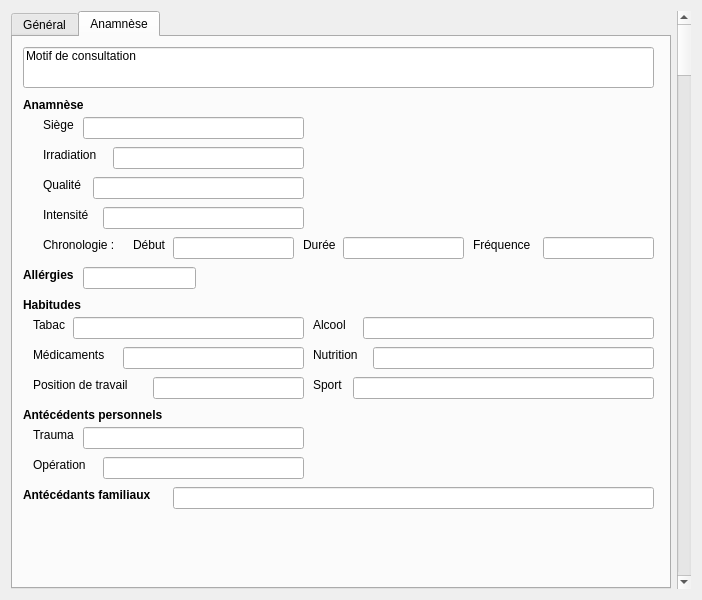
<?xml version="1.0" encoding="UTF-8"?>
<ui version="4.0">
 <class>Bac_a_sable</class>
 <widget class="QDialog" name="Bac_a_sable">
  <property name="geometry">
   <rect>
    <x>0</x>
    <y>0</y>
    <width>702</width>
    <height>600</height>
   </rect>
  </property>
  <property name="windowTitle">
   <string>Dialog</string>
  </property>
  <layout class="QGridLayout" name="gridLayout">
   <item row="0" column="1">
    <widget class="QTabWidget" name="tabWidget">
     <property name="currentIndex">
      <number>1</number>
     </property>
     <widget class="QWidget" name="nameetc">
      <attribute name="title">
       <string>Général</string>
      </attribute>
      <widget class="QLineEdit" name="lineEdit_4">
       <property name="geometry">
        <rect>
         <x>0</x>
         <y>0</y>
         <width>201</width>
         <height>22</height>
        </rect>
       </property>
       <property name="toolTip">
        <string>NOM</string>
       </property>
       <property name="inputMask">
        <string/>
       </property>
       <property name="text">
        <string>NOM</string>
       </property>
      </widget>
      <widget class="QLineEdit" name="lineEdit_5">
       <property name="geometry">
        <rect>
         <x>250</x>
         <y>0</y>
         <width>181</width>
         <height>22</height>
        </rect>
       </property>
       <property name="toolTip">
        <string>Prénom</string>
       </property>
       <property name="inputMask">
        <string/>
       </property>
       <property name="text">
        <string>Prénom</string>
       </property>
      </widget>
      <widget class="QLineEdit" name="lineEdit_6">
       <property name="geometry">
        <rect>
         <x>470</x>
         <y>0</y>
         <width>191</width>
         <height>22</height>
        </rect>
       </property>
       <property name="toolTip">
        <string>Date de naissance</string>
       </property>
       <property name="inputMask">
        <string/>
       </property>
       <property name="text">
        <string>Date de naissance</string>
       </property>
      </widget>
      <widget class="QLineEdit" name="lineEdit">
       <property name="geometry">
        <rect>
         <x>0</x>
         <y>30</y>
         <width>431</width>
         <height>101</height>
        </rect>
       </property>
       <property name="toolTip">
        <string>Adresse</string>
       </property>
       <property name="text">
        <string>Adresse</string>
       </property>
       <property name="alignment">
        <set>Qt::AlignLeading|Qt::AlignLeft|Qt::AlignTop</set>
       </property>
      </widget>
      <widget class="QLineEdit" name="lineEdit_2">
       <property name="geometry">
        <rect>
         <x>470</x>
         <y>50</y>
         <width>191</width>
         <height>22</height>
        </rect>
       </property>
       <property name="toolTip">
        <string>Envoyé par</string>
       </property>
       <property name="text">
        <string>Envoyé par :</string>
       </property>
      </widget>
      <widget class="QLineEdit" name="lineEdit_3">
       <property name="geometry">
        <rect>
         <x>0</x>
         <y>140</y>
         <width>171</width>
         <height>22</height>
        </rect>
       </property>
       <property name="toolTip">
        <string>Tél privé</string>
       </property>
       <property name="text">
        <string>Tel privé</string>
       </property>
      </widget>
      <widget class="QLineEdit" name="lineEdit_7">
       <property name="geometry">
        <rect>
         <x>250</x>
         <y>140</y>
         <width>181</width>
         <height>22</height>
        </rect>
       </property>
       <property name="toolTip">
        <string>Portable</string>
       </property>
       <property name="text">
        <string>Portable</string>
       </property>
      </widget>
      <widget class="QLineEdit" name="lineEdit_8">
       <property name="geometry">
        <rect>
         <x>470</x>
         <y>140</y>
         <width>191</width>
         <height>22</height>
        </rect>
       </property>
       <property name="toolTip">
        <string>Assurance</string>
       </property>
       <property name="text">
        <string>Assurance</string>
       </property>
      </widget>
      <widget class="QLineEdit" name="lineEdit_9">
       <property name="geometry">
        <rect>
         <x>0</x>
         <y>170</y>
         <width>171</width>
         <height>22</height>
        </rect>
       </property>
       <property name="toolTip">
        <string>Profession</string>
       </property>
       <property name="inputMask">
        <string/>
       </property>
       <property name="text">
        <string>Profession</string>
       </property>
      </widget>
     </widget>
     <widget class="QWidget" name="anamn">
      <attribute name="title">
       <string>Anamnèse</string>
      </attribute>
      <widget class="QLineEdit" name="lineEdit_10">
       <property name="geometry">
        <rect>
         <x>10</x>
         <y>10</y>
         <width>631</width>
         <height>41</height>
        </rect>
       </property>
       <property name="text">
        <string>Motif de consultation</string>
       </property>
       <property name="alignment">
        <set>Qt::AlignLeading|Qt::AlignLeft|Qt::AlignTop</set>
       </property>
      </widget>
      <widget class="QLabel" name="label">
       <property name="geometry">
        <rect>
         <x>10</x>
         <y>60</y>
         <width>71</width>
         <height>16</height>
        </rect>
       </property>
       <property name="font">
        <font>
         <weight>75</weight>
         <bold>true</bold>
        </font>
       </property>
       <property name="text">
        <string>Anamnèse</string>
       </property>
       <property name="textFormat">
        <enum>Qt::AutoText</enum>
       </property>
       <property name="wordWrap">
        <bool>false</bool>
       </property>
      </widget>
      <widget class="QLabel" name="label_2">
       <property name="geometry">
        <rect>
         <x>30</x>
         <y>80</y>
         <width>62</width>
         <height>16</height>
        </rect>
       </property>
       <property name="text">
        <string>Siège</string>
       </property>
      </widget>
      <widget class="QLabel" name="label_3">
       <property name="geometry">
        <rect>
         <x>30</x>
         <y>110</y>
         <width>71</width>
         <height>16</height>
        </rect>
       </property>
       <property name="text">
        <string>Irradiation</string>
       </property>
      </widget>
      <widget class="QLabel" name="label_4">
       <property name="geometry">
        <rect>
         <x>30</x>
         <y>140</y>
         <width>62</width>
         <height>16</height>
        </rect>
       </property>
       <property name="text">
        <string>Qualité</string>
       </property>
      </widget>
      <widget class="QLabel" name="label_5">
       <property name="geometry">
        <rect>
         <x>30</x>
         <y>170</y>
         <width>62</width>
         <height>16</height>
        </rect>
       </property>
       <property name="text">
        <string>Intensité</string>
       </property>
      </widget>
      <widget class="QLabel" name="label_6">
       <property name="geometry">
        <rect>
         <x>30</x>
         <y>200</y>
         <width>91</width>
         <height>16</height>
        </rect>
       </property>
       <property name="text">
        <string>Chronologie :</string>
       </property>
      </widget>
      <widget class="QLabel" name="label_7">
       <property name="geometry">
        <rect>
         <x>120</x>
         <y>200</y>
         <width>62</width>
         <height>16</height>
        </rect>
       </property>
       <property name="text">
        <string>Début</string>
       </property>
      </widget>
      <widget class="QLineEdit" name="lineEdit_11">
       <property name="geometry">
        <rect>
         <x>160</x>
         <y>200</y>
         <width>121</width>
         <height>22</height>
        </rect>
       </property>
      </widget>
      <widget class="QLabel" name="label_8">
       <property name="geometry">
        <rect>
         <x>290</x>
         <y>200</y>
         <width>62</width>
         <height>16</height>
        </rect>
       </property>
       <property name="text">
        <string>Durée</string>
       </property>
      </widget>
      <widget class="QLineEdit" name="lineEdit_12">
       <property name="geometry">
        <rect>
         <x>330</x>
         <y>200</y>
         <width>121</width>
         <height>22</height>
        </rect>
       </property>
      </widget>
      <widget class="QLabel" name="label_9">
       <property name="geometry">
        <rect>
         <x>460</x>
         <y>200</y>
         <width>71</width>
         <height>16</height>
        </rect>
       </property>
       <property name="text">
        <string>Fréquence</string>
       </property>
      </widget>
      <widget class="QLineEdit" name="lineEdit_13">
       <property name="geometry">
        <rect>
         <x>530</x>
         <y>200</y>
         <width>111</width>
         <height>22</height>
        </rect>
       </property>
      </widget>
      <widget class="QLineEdit" name="lineEdit_14">
       <property name="geometry">
        <rect>
         <x>70</x>
         <y>80</y>
         <width>221</width>
         <height>22</height>
        </rect>
       </property>
      </widget>
      <widget class="QLineEdit" name="lineEdit_15">
       <property name="geometry">
        <rect>
         <x>100</x>
         <y>110</y>
         <width>191</width>
         <height>22</height>
        </rect>
       </property>
      </widget>
      <widget class="QLineEdit" name="lineEdit_16">
       <property name="geometry">
        <rect>
         <x>80</x>
         <y>140</y>
         <width>211</width>
         <height>22</height>
        </rect>
       </property>
      </widget>
      <widget class="QLineEdit" name="lineEdit_17">
       <property name="geometry">
        <rect>
         <x>90</x>
         <y>170</y>
         <width>201</width>
         <height>22</height>
        </rect>
       </property>
      </widget>
      <widget class="QLabel" name="label_10">
       <property name="geometry">
        <rect>
         <x>10</x>
         <y>230</y>
         <width>71</width>
         <height>16</height>
        </rect>
       </property>
       <property name="font">
        <font>
         <weight>75</weight>
         <bold>true</bold>
        </font>
       </property>
       <property name="text">
        <string>Allérgies</string>
       </property>
      </widget>
      <widget class="QLineEdit" name="lineEdit_18">
       <property name="geometry">
        <rect>
         <x>70</x>
         <y>230</y>
         <width>113</width>
         <height>22</height>
        </rect>
       </property>
      </widget>
      <widget class="QLabel" name="label_11">
       <property name="geometry">
        <rect>
         <x>10</x>
         <y>260</y>
         <width>71</width>
         <height>16</height>
        </rect>
       </property>
       <property name="font">
        <font>
         <weight>75</weight>
         <bold>true</bold>
        </font>
       </property>
       <property name="text">
        <string>Habitudes</string>
       </property>
      </widget>
      <widget class="QLabel" name="label_12">
       <property name="geometry">
        <rect>
         <x>20</x>
         <y>280</y>
         <width>62</width>
         <height>16</height>
        </rect>
       </property>
       <property name="text">
        <string>Tabac</string>
       </property>
      </widget>
      <widget class="QLabel" name="label_13">
       <property name="geometry">
        <rect>
         <x>20</x>
         <y>310</y>
         <width>91</width>
         <height>16</height>
        </rect>
       </property>
       <property name="text">
        <string>Médicaments</string>
       </property>
      </widget>
      <widget class="QLabel" name="label_14">
       <property name="geometry">
        <rect>
         <x>20</x>
         <y>340</y>
         <width>121</width>
         <height>16</height>
        </rect>
       </property>
       <property name="text">
        <string>Position de travail</string>
       </property>
      </widget>
      <widget class="QLabel" name="label_15">
       <property name="geometry">
        <rect>
         <x>300</x>
         <y>280</y>
         <width>62</width>
         <height>16</height>
        </rect>
       </property>
       <property name="text">
        <string>Alcool</string>
       </property>
      </widget>
      <widget class="QLabel" name="label_16">
       <property name="geometry">
        <rect>
         <x>300</x>
         <y>310</y>
         <width>62</width>
         <height>16</height>
        </rect>
       </property>
       <property name="text">
        <string>Nutrition</string>
       </property>
      </widget>
      <widget class="QLabel" name="label_17">
       <property name="geometry">
        <rect>
         <x>300</x>
         <y>340</y>
         <width>62</width>
         <height>16</height>
        </rect>
       </property>
       <property name="text">
        <string>Sport</string>
       </property>
      </widget>
      <widget class="QLineEdit" name="lineEdit_19">
       <property name="geometry">
        <rect>
         <x>60</x>
         <y>280</y>
         <width>231</width>
         <height>22</height>
        </rect>
       </property>
      </widget>
      <widget class="QLineEdit" name="lineEdit_20">
       <property name="geometry">
        <rect>
         <x>110</x>
         <y>310</y>
         <width>181</width>
         <height>22</height>
        </rect>
       </property>
      </widget>
      <widget class="QLineEdit" name="lineEdit_21">
       <property name="geometry">
        <rect>
         <x>140</x>
         <y>340</y>
         <width>151</width>
         <height>22</height>
        </rect>
       </property>
      </widget>
      <widget class="QLineEdit" name="lineEdit_22">
       <property name="geometry">
        <rect>
         <x>350</x>
         <y>280</y>
         <width>291</width>
         <height>22</height>
        </rect>
       </property>
      </widget>
      <widget class="QLineEdit" name="lineEdit_23">
       <property name="geometry">
        <rect>
         <x>360</x>
         <y>310</y>
         <width>281</width>
         <height>22</height>
        </rect>
       </property>
      </widget>
      <widget class="QLineEdit" name="lineEdit_24">
       <property name="geometry">
        <rect>
         <x>340</x>
         <y>340</y>
         <width>301</width>
         <height>22</height>
        </rect>
       </property>
      </widget>
      <widget class="QLabel" name="label_18">
       <property name="geometry">
        <rect>
         <x>10</x>
         <y>370</y>
         <width>161</width>
         <height>16</height>
        </rect>
       </property>
       <property name="font">
        <font>
         <weight>75</weight>
         <bold>true</bold>
        </font>
       </property>
       <property name="text">
        <string>Antécédents personnels</string>
       </property>
      </widget>
      <widget class="QLabel" name="label_19">
       <property name="geometry">
        <rect>
         <x>20</x>
         <y>390</y>
         <width>62</width>
         <height>16</height>
        </rect>
       </property>
       <property name="text">
        <string>Trauma</string>
       </property>
      </widget>
      <widget class="QLabel" name="label_20">
       <property name="geometry">
        <rect>
         <x>20</x>
         <y>420</y>
         <width>81</width>
         <height>16</height>
        </rect>
       </property>
       <property name="text">
        <string>Opération</string>
       </property>
      </widget>
      <widget class="QLineEdit" name="lineEdit_25">
       <property name="geometry">
        <rect>
         <x>70</x>
         <y>390</y>
         <width>221</width>
         <height>22</height>
        </rect>
       </property>
      </widget>
      <widget class="QLineEdit" name="lineEdit_26">
       <property name="geometry">
        <rect>
         <x>90</x>
         <y>420</y>
         <width>201</width>
         <height>22</height>
        </rect>
       </property>
      </widget>
      <widget class="QLabel" name="label_21">
       <property name="geometry">
        <rect>
         <x>10</x>
         <y>450</y>
         <width>151</width>
         <height>16</height>
        </rect>
       </property>
       <property name="font">
        <font>
         <weight>75</weight>
         <bold>true</bold>
        </font>
       </property>
       <property name="text">
        <string>Antécédants familiaux</string>
       </property>
      </widget>
      <widget class="QLineEdit" name="lineEdit_27">
       <property name="geometry">
        <rect>
         <x>160</x>
         <y>450</y>
         <width>481</width>
         <height>22</height>
        </rect>
       </property>
      </widget>
     </widget>
    </widget>
   </item>
   <item row="0" column="2">
    <widget class="QScrollBar" name="verticalScrollBar">
     <property name="orientation">
      <enum>Qt::Vertical</enum>
     </property>
    </widget>
   </item>
  </layout>
 </widget>
 <resources/>
 <connections/>
</ui>
